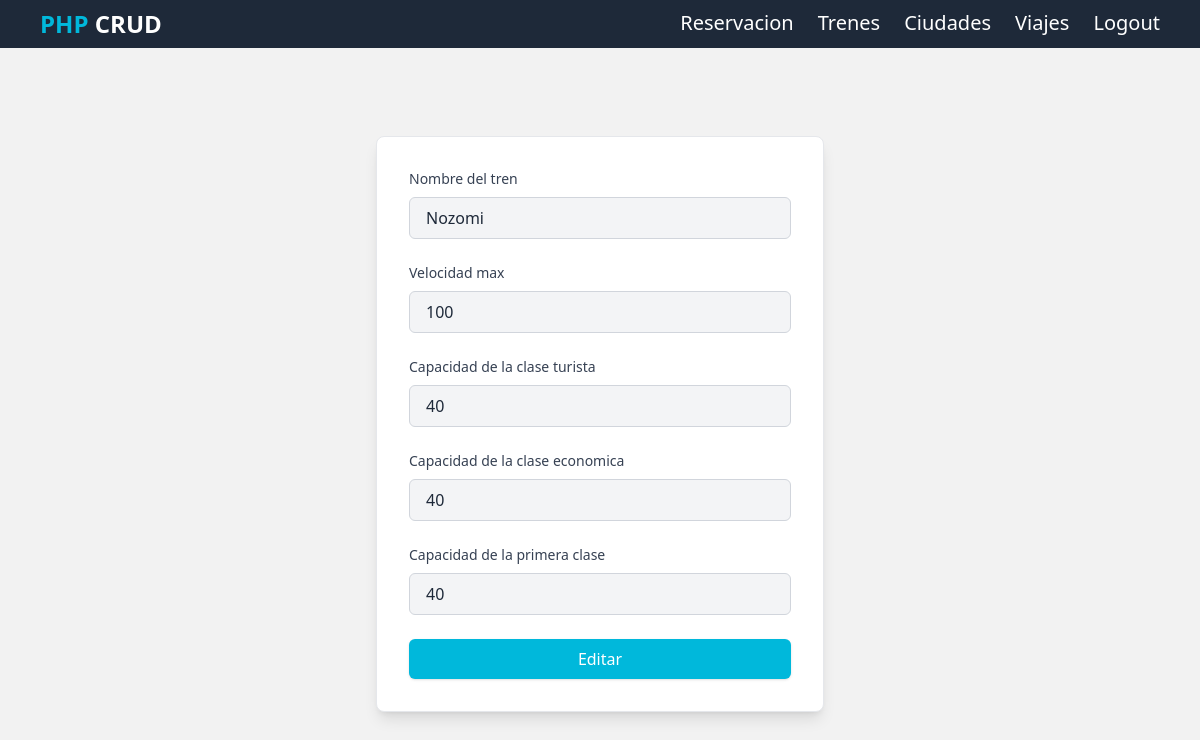
Screenshot of /static/templates/train_views/edit_train.php?id=7777 (signed in) with the database file from the repository.
### tables this page shows
CREATE TABLE `trenes` (
  `codigo` int(15) NOT NULL,
  `nombre` varchar(30) NOT NULL,
  `velocidad` int(3) NOT NULL,
  `capacidad_economica` int(2) NOT NULL,
  `capacidad_turista` int(2) NOT NULL,
  `capacidad_primera` int(2) NOT NULL
);

### app/controllers/train_controllers/put_train.php (called while the page is built, shortened)
<?php
include "../../../app/config/database.php";
if (isset($_GET['id'])){
    $id = $_GET['id'];
    $sql = "SELECT * FROM trenes WHERE codigo = $id";
    $result = mysqli_query($conn, $sql);
    if (mysqli_num_rows($result) == 1){
        $row = mysqli_fetch_array($result);
        $nombre = $row['nombre'];
        $velocidad = $row['velocidad'];
        $cap_turista = $row['capacidad_turista'];
        $cap_economica = $row['capacidad_economica'];
        $cap_primera = $row['capacidad_primera'];
    }
}
?>

### static/templates/train_views/edit_train.php (the view)
<?php include "../../../app/controllers/train_controllers/put_train.php" ?>
<?php include "../../../app/includes/navbar.php" ?>
        <div class="w-full h-full flex items-center justify-center">
            <div class="w-full max-w-md mx-auto p-8 bg-white rounded-lg shadow-lg border border-gray-200">
                <form class="space-y-6" action="/server/app/controllers/train_controllers/put_train.php?id=<?php echo $_GET['id'];?>" method="POST">
                    <div class="space-y-2">
                        <label for="name" class="block text-sm font-medium text-gray-700">Nombre del tren</label>
                        <input value="<?php echo $nombre; ?>" type="text" name="name" required class="w-full px-4 py-2 rounded-md bg-gray-100 border border-gray-300 text-gray-800 focus:outline-none focus:bg-white focus:border-cyan-500 focus:ring-1 focus:ring-cyan-500 transition duration-200"/>
                    </div>
                    <div class="space-y-2">
                        <label for="velocidad" class="block text-sm font-medium text-gray-700">Velocidad max</label>
                        <input value="<?php echo $velocidad; ?>" type="number" name="velocidad" required class="w-full px-4 py-2 rounded-md bg-gray-100 border border-gray-300 text-gray-800 focus:outline-none focus:bg-white focus:border-cyan-500 focus:ring-1 focus:ring-cyan-500 transition duration-200"/>
                    </div>
                    <div class="space-y-2">
                        <label for="cap_turista" class="block text-sm font-medium text-gray-700">Capacidad de la clase turista</label>
                        <input value="<?php echo $cap_turista; ?>" type="number" name="cap_turista" required class="w-full px-4 py-2 rounded-md bg-gray-100 border border-gray-300 text-gray-800 focus:outline-none focus:bg-white focus:border-cyan-500 focus:ring-1 focus:ring-cyan-500 transition duration-200"/>
                    </div>
                    <div class="space-y-2">
                        <label for="cap_economica" class="block text-sm font-medium text-gray-700">Capacidad de la clase economica</label>
                        <input value="<?php echo $cap_economica; ?>" type="number" name="cap_economica" required class="w-full px-4 py-2 rounded-md bg-gray-100 border border-gray-300 text-gray-800 focus:outline-none focus:bg-white focus:border-cyan-500 focus:ring-1 focus:ring-cyan-500 transition duration-200"/>
                    </div>
                    <div class="space-y-2">
                        <label for="cap_primera" class="block text-sm font-medium text-gray-700">Capacidad de la primera clase</label>
                        <input value="<?php echo $cap_primera; ?>" type="number" name="cap_primera" required class="w-full px-4 py-2 rounded-md bg-gray-100 border border-gray-300 text-gray-800 focus:outline-none focus:bg-white focus:border-cyan-500 focus:ring-1 focus:ring-cyan-500 transition duration-200"/>
                    </div>
                    <button type="submit" class=" w-full py-2 px-4 bg-cyan-500 hover:bg-cyan-600 text-white font-medium rounded-md transition duration-200 shadow-sm hover:shadow-md">
                        Editar
                    </button>
                </form>
            </div>
        </div>
    </main>
</body>
</html>

### rows the page displays
trenes: name "Nozomi", velocidad "100", cap_turista "40", cap_economica "40", cap_primera "40"
